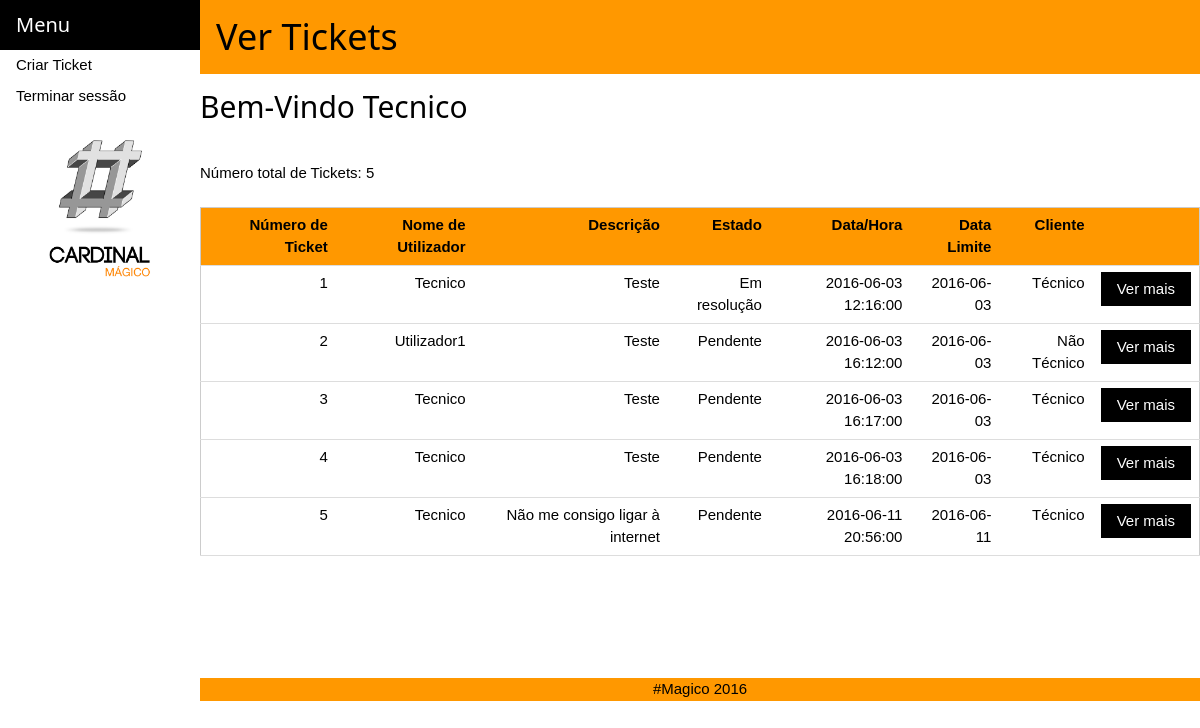
Page /inicio.php?Username=Tecnico1 on the committed database.
### tables this page shows
CREATE TABLE IF NOT EXISTS `users` (
  `IDUser` varchar(4) NOT NULL,
  `User` varchar(30) NOT NULL,
  `Nome` varchar(30) NOT NULL,
  `Password` varchar(30) NOT NULL,
  `CodCliente` varchar(20) NOT NULL,
  PRIMARY KEY (`IDUser`),
  KEY `CodCliente` (`CodCliente`)
);

CREATE TABLE IF NOT EXISTS `cabecalho_ticket` (
  `IDTicket` int(11) NOT NULL AUTO_INCREMENT,
  `IDUser` varchar(4) NOT NULL,
  `Descr` text NOT NULL,
  `IDEstado` int(11) NOT NULL,
  `Data/Hora` datetime NOT NULL,
  `Data Limite` date NOT NULL,
  PRIMARY KEY (`IDTicket`,`IDUser`),
  KEY `IDUser` (`IDUser`),
  KEY `IDEstado` (`IDEstado`)
);

CREATE TABLE IF NOT EXISTS `estado` (
  `IDEstado` int(11) NOT NULL AUTO_INCREMENT,
  `Estado` varchar(15) NOT NULL,
  PRIMARY KEY (`IDEstado`)
);

CREATE TABLE IF NOT EXISTS `clientes` (
  `CodCliente` varchar(20) NOT NULL,
  `Nome` varchar(30) NOT NULL,
  PRIMARY KEY (`CodCliente`)
);

### inicio.php (the view, shortened to what this page needs)
<?php
include("ligaBD.php");
$Username=$_GET['Username'];
?>
<!doctype html>
<html>
<head>
<link href="w3.css" rel="stylesheet" type="text/css">
</head>
<body>
<nav class="w3-sidenav w3-collapse w3-white" style="width:200px; z-index: 2; display:none;">
  <div class="w3-container w3-black">
    <h4>Menu</h4>
  </div>
    <a class="w3-hover-orange" href="RegistoTicket.php?Username=<?php echo $Username;?>">Criar Ticket</a>
    <a class="w3-hover-orange" href="sair.php">Terminar sessão</a>
    <img src="Imgs/logo01_c.jpg" alt="Logo" style="width:100%;max-width:400px;">
</nav>
<div class="w3-main" style="margin-left:200px">
<div id="wrapper">
<div id="header">
<header class="w3-container w3-orange">
<h1>Ver Tickets</h1>
</header>
</div>
<div id="content">
<?php
$buscainfuser="select * from users where User='".$Username."'";
$fazinfuser=mysqli_query($ligaBD, $buscainfuser);
$infuser=mysqli_fetch_array($fazinfuser);
echo "<h2>Bem-Vindo ".$infuser['Nome']."</h2>";
if ($infuser['CodCliente']=="#Magico"){
	$lista="select * from cabecalho_ticket";
	$faz_lista=mysqli_query($ligaBD,$lista);
	$num_registos=mysqli_num_rows($faz_lista);
	if($num_registos==0){
	echo "<p>Não existem Tickets Pendentes!!<BR>";
	}else{
	echo "<BR>Número total de Tickets: ".$num_registos;
?>
	<BR><BR>
    <div class="w3-responsive">
    <table class="w3-table-all">
    <thead>
    <tr class="w3-orange">
	<td><b>Número de Ticket</b></td>
	<td><b>Nome de Utilizador</b></td>
	<td><b>Descrição</b></td>
	<td><b>Estado</b></td>
	<td><b>Data/Hora</b></td>
	<td><b>Data Limite</b></td>
	<td><b>Cliente</b></td>
	<td><b> </b></td>
    </tr></thead>
	<?php
	for ($i=0;$i<$num_registos;$i++){
	$registos=mysqli_fetch_array($faz_lista);
	$buscaestado="select * from estado where IDEstado='".$registos['IDEstado']."'";
	$listaestado=mysqli_query($ligaBD, $buscaestado);
	$arrayestado= mysqli_fetch_array($listaestado);
	$buscainfuser="select * from users where IDUser='".$registos['IDUser']."'";
	$fazinfuser=mysqli_query($ligaBD, $buscainfuser);
	$infuser=mysqli_fetch_array($fazinfuser);
	$cliente="select * from clientes where CodCliente='".$infuser['CodCliente']."'";
	$fazcliente=mysqli_query($ligaBD, $cliente);
	$arraycliente=mysqli_fetch_array($fazcliente);
	echo "<tbody><tr>";
	echo '<td>'.$registos['IDTicket'].'</td>';
	echo '<td>'.$infuser['Nome'].'</td>';
	echo '<td>'.$registos['Descr'].'</td>';
	echo '<td>'.$arrayestado['Estado'].'</td>';
	echo '<td>'.$registos['Data/Hora'].'</td>';
	echo '<td>'.$registos['Data Limite'].'</td>';
	echo '<td>'.$arraycliente['Nome'].'</td>';
	?>
    <td><Input class="w3-btn" type="button" VALUE="Ver mais" onClick="location.href='EditaTicketTec.php?Username=<?php echo $Username;?>&IDTicket=<?php echo $registos['IDTicket'];?>';"></td>
    <?php
	}
	?>
	</tr></tbody>
	</table>
    </div>
	<br><br>
	<?php
	}
}
?>
</div>
<div id="footer">
<footer class="w3-container w3-responsive w3-display-bottommiddle w3-orange">
#Magico 2016
</footer>
</div></div>
</body>
</html>

### rows in the picture
users: Nome "Tecnico"
cabecalho_ticket: IDTicket "1", IDUser.Nome "Tecnico", Descr "Teste", IDEstado.Estado "Em resolução", value "2016-06-03 12:16:00", Data Limite "2016-06-03", clientes.Nome "Técnico"
cabecalho_ticket: IDTicket "2", IDUser.Nome "Utilizador1", Descr "Teste", IDEstado.Estado "Pendente", value "2016-06-03 16:12:00", Data Limite "2016-06-03", clientes.Nome "Não Técnico"
cabecalho_ticket: IDTicket "3", IDUser.Nome "Tecnico", Descr "Teste", IDEstado.Estado "Pendente", value "2016-06-03 16:17:00", Data Limite "2016-06-03", clientes.Nome "Técnico"
cabecalho_ticket: IDTicket "4", IDUser.Nome "Tecnico", Descr "Teste", IDEstado.Estado "Pendente", value "2016-06-03 16:18:00", Data Limite "2016-06-03", clientes.Nome "Técnico"
cabecalho_ticket: IDTicket "5", IDUser.Nome "Tecnico", Descr "Não me consigo ligar à internet", IDEstado.Estado "Pendente", value "2016-06-11 20:56:00", Data Limite "2016-06-11", clientes.Nome "Técnico"

### other values in the picture
$num_registos "5"
